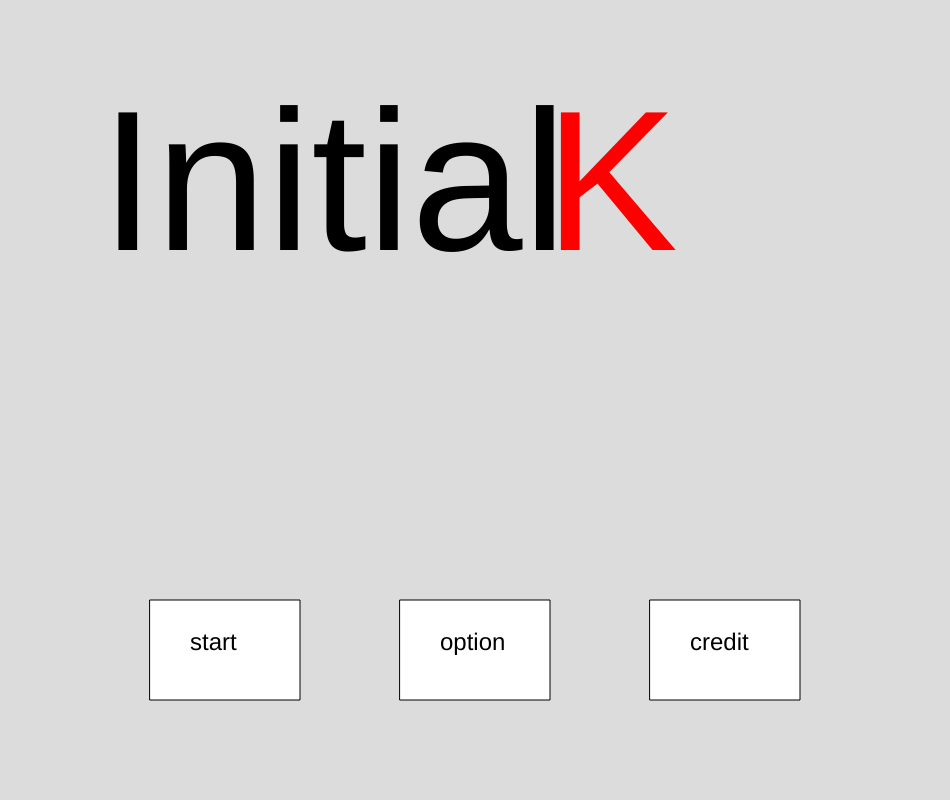
Frame 1 (no input)
Frame 60 (no input): identical to frame 1, image omitted
Frame 120 (the mouse pressed at the canvas centre since frame 60): identical to frame 1, image omitted

The p5.js sketch that drew this single still picture (run headless with seeded random() and noise() and a simulated clock; from frame 60 on, the mouse is pressed at the canvas centre):

// p5.js sketch
// ── sketch.js
// Name       : Jaeyeong An
// Assignment : final project make a game
// Course     : CS099
// Spring 2021

let MainMenu = 0;
let G1 = 1;
let G2 = 2;
let G3 = 3;
let G4 = 4;
let G5 = 5;
let G6 = 6;
let G7 = 7;
let G8 = 8;
let G9 = 9;
let G10 = 10;
let G11 = 11;
let G12 = 12;
let G13 = 13;
let G14 = 14;
let G17 = 17;
let G18 = 18;
let G19 = 19;

let H1 = 51
let S1 = 61
let W1 = 71
let W2 = 72
let W3 = 73
let W4 = 77
let W5 = 75
let P1 = 81
let E1 = 91
let E2 = 92
let E3 = 93
let E4 = 94

let O1 = 1001;
let C1 = 1002;
let End1 = 1003;
let CurrentScreen = MainMenu;


let R1 = 601;
let R2 = 602;
let L1 = 603;
let GYM1 = 604;
let ENTRANCE1 = 605;

let talkF1 = 0

let talkG1 = 0

let talkN1 = 0
let talkN2 = 0
let talkN3 = 0
let talkN4 = 0
let talkN5 = 0
let talkN6 = 0
let talkN7 = 0
let talkN8 = 0
let talkN9 = 0
let talkN10 = 0
let talkN11 = 0
let talkN12 = 0
let talkN13 = 0
let talkN14 = 0
let talkN15 = 0
let talkN16 = 0
let talkN17 = 0
let talkN18 = 0
let talkN19 = 0

let talkC1 = 0
let talkC2 = 0
let talkC3 = 0
let talkC4 = 0

let talkS1 = 0

let talkH = 0

let minimap = 0



function setup()
{
    createCanvas( 950, 800 );
    
    light = make_2d_array(cols,rows)
    for(let i = 0; i < cols; ++i)
    {
        for(let j = 0; j < rows; ++j)
        {
            light[i][j] = 100;
        }
    }
    light[0][0] = 255
    light[0][1] = 255
    light[0][2] = 255
    light[0][3] = 255
    light[0][4] = 255
    light[1][3] = 255
    light[2][2] = 255
    light[3][1] = 255
    light[3][3] = 255
    light[4][0] = 255
    light[4][4] = 255
}

function draw()
{
    background( 220 );
    
    let talkUI = new talk()
    switch(CurrentScreen)
    {
        case MainMenu:
            {
                push()
                textSize(200)
                text('Initial ',100,250)
                fill(255,0,0)
                text('        K',100,250)
                pop()
                StartButton.draw('start',0,24,40,50,G1)
                OptionButton.draw('option',0,24,40,50,O1)
                CreditButton.draw('credit',0,24,40,50,C1)
            }
            break;     
        case G1:
            {
                push()
                textSize(40)
                text('[Friend House]',20,50)
                pop()
                push()
                talkUI.draw('Friend',24)
                if(talkF1 == 0)
                {
                    textSize(24)
                    text('I was invited to a hotel that is about to open,',70,500)
                    text('but suddenly work has come up.',70,550)
                }
                else if(talkF1 ==1)
                {
                    text('So I can not make it. Will you go instead?',70,500)
                    text('One of the hotel owners is your favorite soccer player, Lingard!',70,550)
                }
                else
                {
                    CurrentScreen = G2
                }
            }
            break;
        case G2:
            {
                push()
                textSize(40)
                text('[On the way to the hotel]',20,50)
                pop()
                talkUI.draw('narration',24)
                if(talkN1 == 0)
                {
                    textSize(24)
                    text('You accepted immediately because you thought you could see Lingard.',70,500)
                    text('So you went to the hotel',70,550)
                }
                else if(talkN1 == 1)
                {
                    textSize(24)
                    text('There is someone standing next to the hotel entrance.',70,500)
                    text('It is too dark to see. I have to get closer.',70,550)
                    
                }
                else
                {
                    text('it was my favorite soccer player, Lingard.',70,500)
                    text('Maybe he is waiting for my friend who was supposed to come.',70,550)
                    Choice1Button.draw('Talk',0,32,50,50,G3)  
                    Choice3Button.draw('Pass',0,32,50,50,G4) 
                }
            }
            break;
        case G3:
            {
                push()
                textSize(40)
                text('[Hotel Entrance]',20,50)
                pop()
                talkUI.draw('soccer',24)
                if(talkC1 == 0)
                {
                    textSize(24)
                    text('Welcome to our hotel.',70,500)
                    text('We wanted to show you before it opened, so We invited you.',70,550)
                    text('Excuse me, whose invitation are you here?',70,600)
                }
                else if(talkC1 == 1)
                {
                    textSize(24)
                    text('I said him I came here instead of my friend.',70,500)
                }
                else
                {
                    textSize(24)
                    text('Oh, then you are my guest. Nice to meet you. ',70,500)
                    text('I wish your friend was here. Sorry for here that',70,550)
                    text('Excuse me, what do you do for a living?',70,600)
                    Choice1Button.draw('Detective',0,32,50,50,G5)  
                    Choice3Button.draw('Freelance',0,32,50,50,G6)
                }
            }
            break;
        case G4:
            {
                push()
                textSize(40)
                text('[Friend House]',20,50)
                pop()
                talkUI.draw('narration',24)
                if(talkN2 == 0)
                {
                    textSize(24)
                    text('You ignored the man at the entrance',70,500)
                    text('and entered the hotel right away.',70,550)
                }
                else if(talkN2 == 1)
                {
                    text('There seems to be some kind of event at the restaurant.',70,500)
                }
                else
                {
                    talkC3 = 2
                    CurrentScreen = G6
                }
            }
            break;
        case G5:
            {
                push()
                textSize(40)
                text('[Friend House]',20,50)
                pop()
                talkUI.draw('soccer',24)
                if(talkC2 == 0)
                {
                    textSize(24)
                    text('former co-worker of him, but now retired.',70,500)
                    text('Now I run a small detective office.',70,550)
                }
                else
                {
                    textSize(24)
                    text('You are still a detective after retirement. You are very professional.',70,500)
                    text('I have been a professional, so I like that mindset.',70,550)
                    text('Are you interested in shooting?',70,600)
                    Choice1Button.draw('Yes',0,32,50,50,G7)  
                    Choice3Button.draw('No',0,32,50,50,G8)
                }
            }
            break;
        case G6:
            {
                push()
                textSize(40)
                text('[Friend House]',20,50)
                pop()
                talkUI.draw('soccer',24)
                if(talkC3 == 0)
                {
                    textSize(24)
                    text('I am retired now.',70,500)
                }
                else if(talkC3 == 1)
                {
                    textSize(24)
                    text('Oh, I was rude. I am sorry. Please come to the restaurant after you look around.',70,500)
                    text('There will be a small party and event at the restaurant, so please attend.',70,550)
                }
                else
                {
                    textSize(24)
                    text('Then look around the hotel before going to the restaurant.',70,500)
                    text('You choose where to go by press M.',70,550)
                    text('You go to the restaurant, and the story goes on.',70,600)
                }
            }
            break;
        case G7:
            {
                
                talkUI.draw('narration',24)
                if(talkN3 ==0)
                {
                    push()
                    textSize(40)
                    text('[Friend House]',20,50)
                    pop()
                    text('Then come with me to the shooting range!',70,500)
                }
                else if(talkN3 ==1)
                {
                    text('Two other people were using the shooting range.',70,500)
                }
                else if(talkN3 ==2)
                {
                    text('these are my friends who are the co-owners of this hotel with me.',70,500)
                }
                else if(talkN3 ==3)
                {
                    text('Nice to meet you. I am sure you know.',70,500)
                    text('I am a former martial artist, Michael',70,550)
                    text('He is known for always knocking out opponents in the fourth round..',70,600)
                }
                else if(talkN3 ==4)
                {
                    text('you are so confident, Michael.',70,500)
                    text('Hello, I am a former basketball player, James. They are old friends.',70,550)
                }
                else if(talkN3 ==5)
                {
                    text('How about take a look at shooting skills of former Detective?',70,500)
                    text('Unfortunately, we only have a revolver in place.',70,550)
                    text('But I am sure you will do a good job because',70,600)
                    text('it is something you have always used in criminal work.',70,650)
                }
                else if(talkN3 ==6)
                {
                    text('You did some shooting with them.',70,500)
                    text('They are all pretty good at shooting ',70,550)
                }
                else if(talkN3 ==7)
                {
                    text('You are all still good.',70,500)
                    text('former detective is pretty good, too.',70,550)
                    text('Then how about go to the restaurant?. There will be a party soon.',70,600)
                }
                else if(talkN3 ==8)
                {
                    text('So you went to the restaurant with them.',70,500)
                }
                else
                {
                    CurrentScreen = R1
                }
            }
        break;
        case G8:
        {
            push()          
            textSize(40)             
            text('[Friend House]',20,50)              
            pop()
            talkUI.draw('soccer',24)
            if(talkC4 == 0)
            {
                text('Oh, I see. Then, please look around the hotel and come to the restaurant later.',70,500)
                text('There will be an event soon, so please attend.',70,550)
            }
            else
            {
                talkC3 =2
                CurrentScreen = G6
            }
        }
        break;
        case H1:
            {
                push()
                textSize(40)
                text('[Friend House]',20,50)
                pop()
                text('H1screen',400,400)
                for(let i = 0; i < cols; i++)
                {
                    for(let j = 0; j < rows; j++)
                    {
                        push()
                        let x = i*150;
                        let y = j*100;
                        fill(120)
                        rect(x+100,y+50,150,100)
                        pop()
                    }
                }
                RestaurantButton.draw('restaurant',0,32,90,80,R1)
                GymButton.draw('Gym',0,32,90,80,GYM1)
                LobbyButton.draw('Lobby',0,32,20,80,L1)
            }
            break;
        case S1:
            {
                push()
                textSize(40)
                text('[Shooting Range]',20,50)
                pop()
                text('S1screen',400,400)
                talkUI.draw('security',24)
                if(talkS1 == 0)
                {
                    textSize(24)
                    text('Public access is not permitted.',70,500)
                }
                else
                {
                    textSize(24)
                    text('I can not get in here without permission.',70,500)
                    text('go somewhere else',70,550)
                }
            }
            break;
        case W1:
            {
                push()
                textSize(40)
                text('[Walking Trails]',20,50)
                pop()
                talkUI.draw('narration',24)
                text('there are not many people take a walk at night',70,500)
                text('There is a shooting range near the back of the trail.',70,550)
                Choice1Button.draw('Go',0,32,50,50,W2)  
                Choice2Button.draw('take more look here.',0,32,50,50,W3)
            }
            break;
        case W2:
            {
                push()
                textSize(40)
                text('[Walking Trails]',20,50)
                pop()
                talkUI.draw('narration',24)
                if(talkN4 == 0)
                {
                    text('There are materials that seem to be needed for construction.',70,500)
                    text('It is late at night, so everyone seems to be off work.',70,550)
                    text('Besides,the shooting range is near, So there is no one here.',70,600)
                }
                else if(talkN4 == 1)
                {
                    text('There is a mark on the lawn in the backyard.',70,500)
                    text('Is it a mark of moving the materials?',70,550)
                    Choice1Button.draw('look at the materials',0,32,50,50,W4)       
                    Choice2Button.draw('grass',0,32,50,50,W5)
                    Choice3Button.draw('go to restaurant.',0,32,50,50,R1)
                }
            }
            break;
        case W3:
            {
                push()
                textSize(40)
                text('[Walking Trails]',20,50)
                pop()
                talkUI.draw('narration',24)
                if(talkN5 ==0)
                {
                    text('I have looked around more, but I do not see anything special.',70,500)
                }
                else if(talkN5 ==1)
                {
                    text('I can hear the people around me talking.',70,500)
                }
                else if(talkN5 ==2)
                {
                    text('There is construction material in the back of the building.',70,500)
                    text('Besides, the shooting range is right next to it.',70,550)
                }
                else
                {
                    text('Oh, yeah, party at the restaurant is coming up.',70,500)
                    text('The people who came here should come.',70,550)
                    Choice1Button.draw('go to the restaurant.',0,32,50,50,R1)  
                    Choice3Button.draw('go to the backyard.',0,32,50,50,W2)
                }
            }
            break;
        case W4:
            {
                push()
                textSize(40)
                text('[Walking Trails]',20,50)
                pop()
                talkUI.draw('narration',24)
                if(talkN6 ==0)
                {
                    text('I have looked at the materials, but I do not see anything special.',70,500)
                }
                else if(talkN6 ==1)
                {
                    text('How about look at the grass?',70,500)
                    Choice1Button.draw('look at the grass',0,32,50,50,W5)  
                    Choice3Button.draw('go to the restaurant',0,32,50,50,R1)
                }
            }
        case W5:
            {
                push()
                textSize(40)
                text('[Walking Trails]',20,50)
                pop()
                talkUI.draw('narration',24)
                if(talkN7 ==0)
                {
                    text('I looked closely at the traces of steps of person.',70,500)
                }
                else if(talkN7 ==1)
                {
                    text('There are a few bullets here.',70,500)
                }
                else if(talkN7 ==3)
                {
                    text('accidentally fired from the shooting range?',70,500)
                    text('I do not know what the structure of the shooting range looks like, ',70,550)
                    text('but Is that right bullet hit this way?',70,600)
                }
                else
                {
                    Choice1Button.draw('Look at the materials',0,32,50,50,W4)  
                    Choice3Button.draw('go to the restaurant',0,32,50,50,R1)
                }
            }
        case P1:
            {
                push()
                textSize(40)
                text('[Parking lots]',20,50)
                pop()
                talkUI.draw('narration',24)
                if(talkN8 ==0)
                {
                    text('I checked the parking lot.',70,500)
                    text('I can see a few cars with unusual numbers.',70,550)
                }
                else if(talkN8 ==1)
                {
                    text('That car has the phrase HEART OF DIXIE on its license plate.',70,500)
                    text('That number of car is ABC-4444. That is amazing.',70,550)
                }
                else
                {
                    text('I think I have had a good look at the parking lot.',70,500)
                }
            }
            break;
        case ENTRANCE1:
            {
                push()
                textSize(40)
                text('[Hotel Entrance]',20,50)
                pop()
                talkUI.draw('narration',24)
                if(talkN9 ==0)
                {
                    text('Loud music greets people at the entrance.',70,500)
                    text('There seems to be a lot of people who have not gone to the restaurant yet.',70,550)
                }
                else if(talkN9 ==1)
                {
                    text('I can see quite a few other celebrities besides the three owners of this hotel.',70,500)
                }
                else
                {
                    text('I do not want to stay long here because it is noisy.',70,500)
                    text('go somewhere else.',70,550)
                }
            }
            break;
        case GYM1:
            {
                push()
                textSize(40)
                text('[Gym]',20,50)
                pop()
                talkUI.draw('narration',24)
                text('here is not ready yet. I can not enter',70,500)
                text('go somewhere else.',70,550)
            }
            break;
        case L1:
            {
                push()
                textSize(40)
                text('[Lobby]',20,50)
                pop()
                talkUI.draw('counter',24)
                if(talkN10 ==0)
                {
                    text('Please refrain from entering the guest room.',70,500)
                    text('There will be an event at the restaurant soon.',70,550)
                }
                else if(talkN10 ==1)
                {
                    text('It seems difficult to get to the guest room.',70,500)
                }
            }
            break;
        case R1:
            {
                push()
                textSize(40)
                text('[restaurant]',20,50)
                pop()
                talkUI.draw('Host',24)
                if(talkN11 ==0)
                {
                    text('Now that all the main characters of this event are here,',70,500)
                    text('start the event!',70,550)
                    text('First, Mr.Lingard will tell you about the opening of this hotel.',70,600)
                }
                else if(talkN11 ==1)
                {
                    text('Well, if you are invited here, you know us.',70,500)
                    text('So, to tell you about this hotel, ',70,550)
                    text('I wanted to emphasize the commonality of us, K.',70,600)
                }
                else if(talkN11 ==2)
                {
                    text('Are not you just trying to make some money ',70,500)
                    text('with the K-meme that is popular in Korea these days?',70,550)
                }
                else if(talkN11 ==3)
                {
                    text('These days, all three of you have a pretty bad reputation,',70,500)
                    text(' and you want to change your image.',70,550)
                }
                else if(talkN11 ==4)
                {
                    text('Is not that the reporter?',70,500)
                    text('he is famous for writing groundless articles about them.',70,550)
                    text('I am sure he is here to write something weird again.',70,600)
                }
                else if(talkN11 ==5)
                {    
                    text('I am the one who was officially invited.',70,500)
                    text('You are not gonna kick out the officially invited guests, are you?',70,550)
                }
                else if(talkN11 ==6)
                {    
                    text('I am having a great vacation.',70,500)
                    text('I am sure I will find some good news.',70,550)
                    text('HA HA.',70,600)
                }
                else if(talkN11 ==7)
                {    
                    text('Apparently, he is the reporter who wrote tabloid stories.',70,500)
                    text('Recently, he was found not guilty of false articles about them.',70,550)
                    text('So, I think He is looking for news on the three.',70,600)
                }
                else if(talkN11 ==8)
                {    
                    text('Well, thank you for coming to our hotel.',70,500)
                    text('We have a little present for you, so please enjoy it.',70,550)
                }
                else if(talkN11 ==9)
                {
                    text('Lingard and two friends approach me.',70,500)
                }
                else if(talkN11 ==10)
                {
                    text('con you help us?',70,500)
                    text('If you help me, I give you my signed uniform,',70,550)
                    text('one of the prizes for this event.',70,600)
                    
                }
                else if(talkN11 ==11)
                {
                    text('Hey, is it okay to give him?',70,500)
                    text('We have got three more, and we are late for shooting.',70,550)
                    text('Do not you think we should do that sooner?',70,600)
                }
                else if(talkN11 ==12)
                {
                    text('Well, that is true.',70,500)
                }
                else if(talkN11 ==13)
                {
                    text('So you are gonna help me?',70,500)
                }
                else if(talkN11 ==14)
                {
                    text('You accepted immediately because the uniform.',70,500)
                }
                else if(talkN11 ==15)
                {
                    text('Thank you.  .',70,500)
                    text('Then take this radio and',70,550)
                    text('listen to the explanation',70,600)
                }
                else if(talkN11 ==16)
                {
                    text('We are going to turn on the lights in guest room to make initial K.',70,500)
                    text('But building is not completed yet, so we had to turn it on one by one.',70,550)
                    text('So we turned it on ourselves, and it was not easy.',70,600)
                }
                else if(talkN11 ==17)
                {
                    text('So we go to the wrong room and try to turn the lights back on or off.',70,500)
                    text('I need your help with the radio.',70,550)
                }
                else
                {
                    CurrentScreen = G12
                }
            }
            break;
        case G12:
        {
            for(let i = 0; i < cols; i++)
            {
                for(let j = 0; j < rows; j++)
                {
                    push()
                    let x = i*150;
                    let y = j*100;
                    fill(light[i][j])
                    rect(x+100,y+50,150,100)
                    pop()
                }
            }
            rect(100,550,300,150)
            rect(400,550,150,150)
            rect(550,550,300,150)
            circle(770,200,60)
            circle(470,300,60)
            circle(620,400,60)
            text('Michael',750,200)
            text('James',450,300)
            text('Lingard',600,400)
            if(talkH ==1)
            {
                CurrentScreen = G13
            }
        }
        break;
        case G13:  
        {
            talkUI.draw('narration',24)
            if(talkN12 == 0)
            {
                push()
                textSize(300)
                ellipse(475,350,1000,700)
                text('Bang!!!',0,450)
                pop()
            }
            else if(talkN12 == 1)
            {
                text('You ran straight to where the gunfire went.',70,500)
            }
            else if(talkN12 == 2)
            {
                CurrentScreen = G14
            }
        }
        break;

        case G14:
        {
            push()
            textSize(40)
            text('[the scene of incident]',20,50)
            pop()
            talkUI.draw('narration',24)
            if(talkN13 ==0)
            {
                text('There was a body of the reporter and a revolver.',70,500)
            }
            else if(talkN13 ==1)
            {
                text('first of all, get everyone together at the restaurant first.',70,500)
            }
            else if(talkN13 ==2)
            {
                text('I sent them to the restaurant.',70,500)
            }
            else if(talkN13 ==3)
            {
                text('Now, look into the body.',70,500)
            }
            else if(talkN13 ==4)
            {
                text('right hand is pointing at 3')
                text('Holding Belt With Left Hand')
                text('Revolvers seem to be handled here at the shooting range')
                text('There is a bullet hole in the wall behind the poster')
            }
            else if(talkN13 ==5)
            {
                text('I think this is all the evidence available here.',70,500)
                text('go to the restaurant and talk to the three men.',70,550)
            }
            else
            {
                CurrentScreen = R2
            }
        }
        break;
        case R2:   
        {
            push()
            textSize(40)
            text('[restaurant]',20,50)
            pop()
            talkUI.draw('narration',24)
            if(talkN14 ==0)  
            {         
                text('Three men are talking to each other.',70,500)    
            }
            else if(talkN14 ==1)
            {
                text('Theoretically, all three of us can not shoot him.',70,500)
                text('Do not doubt each other.',70,550)
            }
            else if(talkN14 ==2)
            {
                text('You are right. We were all turning on the lights.',70,500)
                text('Turn on the lights in the room and move to the other room for 10 seconds.',70,550)
                text('But three seconds after we all turned on the lights, we heard a gunshot.',70,600)
            }
            else if(talkN14 ==3)
            {
                text('I have been having a bad knee lately, and I can not even run properly.',70,500)
                text('Three seconds would have been impossible even when I was a player.',70,550)
            }
            else if(talkN14 ==4)
            {
                text('According to the lobby, only three men and reporter ',70,500)
                text('went up to floor at that time.',70,550)
                text('So, did the criminal get in from the outside?',70,600)
            }
            else if(talkN14 ==5)
            {
                text('It is impossible because there is nothing out there to hang on to.',70,500)
                text('and there are people out there',70,550)
            }
            else
            {
                text('No matter how many times I look at him, he is one of these three.',70,500)
                text('Who is the criminal?',70,550)
                Choice1Button.draw('Lingard',0,24,50,50,G17)
                Choice2Button.draw('Michael',0,24,50,50,G18)
                Choice3Button.draw('James',0,24,50,50,G19)
            }
        }
        break;
        case G17:
            {
                talkUI.draw('soccer',24)
                if(talkN15 ==0)  
                {         
                    text('the criminal is you, Lingard!',70,500)    
                }
                else if(talkN15 ==1)  
                {         
                    text('Although it is true that I was the closest of the three journalists.',70,500)    
                    text('I can not even run properly because my legs hurt.',70,550)    
                    text('Most people know I retired because of this.',70,600)    
                    
                }
                else if(talkN15 ==2)  
                {         
                    text('when I saw the hole in the poster, ',70,500)    
                    text('the criminal must have shot it from the same floor.',70,550)
                    text('Then all that is possible is you, the closest one.',70,600)        
                }
                else if(talkN15 ==3)  
                {         
                    text('Probably, you lean something against the switch',70,500)   
                    text('in the room you need to go to.',70,550) 
                    text('With the exact pass that was your specialty. ',70,600)        
                    text('you have hit it with a ball and light it up just before you shot it.',70,650)        
                }
                else if(talkN15 ==4)  
                {         
                    text('That is ridiculous!',70,500)    
                    text('I even have a bad leg disease, how can I hit it all at once!',70,550)        
                }
                else if(talkN15 ==5)  
                {         
                    text('you have to go to the police to make a statement',70,500)            
                }
                else 
                {         
                    CurrentScreen = E2
                }
            }
        break;
        case G18:
            {
                talkUI.draw('basketball',24)
                if(talkN16 ==0)  
                {         
                    text('the criminal is you, James!')    
                }
                else if(talkN16 ==1)  
                {         
                    text('Why?',70,500)    
                    text('I was the furthest of the three in the building at the time!',70,550)    
                    
                }
                else if(talkN16 ==2)  
                {         
                    text('But dying message of reporter clearly points to you.',70,500)    
                    text('The hand on the belt is actually an expression ',70,550)    
                    text('of putting your hand on your waist,',70,600)
                    text('a routine before you do free-tu.',70,650)    
                }
                else if(talkN16 ==3)  
                {         
                    text('And right hand is none other than your floor number!',70,500)    
                    text('No matter how well a journalist knows about you,',70,550)       
                    text('he could not think a number for you right away.',70,600)       
                }
                else if(talkN16 ==4)  
                {         
                    text('So the sign means the floor where the killer shot!',70,500)    
                    text('So you are the only one on the fourth floor!',70,550)        
                }
                else if(talkN16 ==5)  
                {         
                    text('So how am I supposed to shoot from the fourth floor?',70,500)    
                    text('Is not it just a forced reasoning through a dying message?',70,550)        
                }
                else if(talkN16 ==6)  
                {         
                    text('The proof of that is grass!',70,500)    
                    text('You have misled the reporter towards the window on the first way up.',70,500)        
                    text('And that is when the reporter leaned out of the window and shot him!',70,550)        
                }
                else if(talkN19 ==7)  
                {         
                    text('Then there is a bullet on the lawn in the backyard, right?',70,500)           
                }
                else if(talkN16 ==8)  
                {         
                    text('Besides, you purposely made holes in walls and posters in advance',70,500)    
                    text('and made them look like they were shot on the same floor!',70,550)        
                }
                else if(talkN16 ==9)  
                {         
                    text('I can not believe you even know that.',70,500)    
                    text('That is right, I killed him.',70,550)        
                }
                else
                {
                    CurrentScreen = E3
                }
            }
        break;
        case G19:
            {
                talkUI.draw('Michael',24)
                if(talkN17 ==0)  
                {         
                    text('the criminal is you, Michael')    
                }
                else if(talkN17 ==1)  
                {         
                    text('Why me?',70,500)    
                    text('It is impossible because I am not good at running and it is far away!',70,550)    
                    
                }
                else if(talkN17 ==2)  
                {         
                    text('But the signal of reporter clearly points to you.',70,500)    
                    text('The belt on the left hand means the belt you receive',70,550)    
                    text('when you record a champion',70,600)
                    text('and the 4 on the right hand means you are called the man of 4!',70,650)    
                }
                else if(talkN17 ==3)  
                {         
                    text('Ha! You are only accusing me of that?',70,500)        
                }
                else if(talkN17 ==4)  
                {         
                    text('talk when the cops come in',70,500)    
                }
                else 
                {         
                    CurrentScreen = E4   
                }
            }
        break;

        case O1:
            {
                text('Option1screen',400,400)
            }
            break;
        case C1:
            {
                text('Credit1screen',400,400)
            }
            break;
        case E1:
            {
                push()
                textSize(40)
                text('[Friend House]',20,50)
                pop()
                talkUI.draw('friend',24)
                text('Hey, the hotel. There was a murder.',70,500)
                text('I am glad you and I both did not go, right?',70,550)
            }
        break;
        case E2:
            {
                talkUI.draw('Narration',24)
                text('He was eventually arrested but reportedly refused to plead guilty.',70,500)
                text('Was he really the criminal?',70,550)
            }
        break;
        case E3:
            {
                talkUI.draw('Narration',24)
                text('He says he was actually blackmailed by the reporter for an article about his wife.',70,500)
                text('So when his wife was having a hard time, he finally committed the crime.',70,550)
            }
        break;
        case E4:
            {
                talkUI.draw('Narration',24)
                text('He did not eventually become a suspect because of insufficient evidence.',70,500)
                text('So, is there a real killer?',70,550)
            }
        break;

    }
    if(minimap == 1)
    {
        push()
        textSize(32)
        rect(0,50,950,800)
        HotelButton.draw('Hotel',0,32,250,100,H1)
        ShootingButton.draw('Shooting Range',0,32,170,80,S1)
        WalkingButton1.draw('',0,32,0,50,W1)
        WalkingButton2.draw('Walking Trails',0,32,350,50,W1)
        push()
        strokeWeight(5)
        stroke(255)
        line(23,300,137,300)
        pop()
        ParkingButton.draw('Parking',0,32,5,50,P1)
        text('Lots',830,400)
        EntranceButton.draw('Entrance',0,32,75,100,E1)
        textSize(24)
        text('Click where you want to go. Press M to close the mini-map.',50,780)
        pop()
    }
}

function keyPressed()
{
    if(keyCode === 70)
    {
        if(CurrentScreen ==G1)
        {
            talkF1 = talkF1+1
        }
        else if(CurrentScreen ==G2)
        {
            talkN1 = talkN1+1
        }
        else if(CurrentScreen ==G3)
        {
            talkC1 = talkC1+1
        }
        else if(CurrentScreen ==G4)
        {
            talkN2 = talkN2+1
        }
        else if(CurrentScreen ==G5)
        {
            talkC2 = talkC2+1
        }
        else if(CurrentScreen ==G6)
        {
            talkC3 = talkC3+1
        }
        else if(CurrentScreen ==G7)
        {
            talkN3 = talkN3+1
        }
        else if(CurrentScreen ==W2)
        {
            talkN4 = talkN4+1
        }
        else if(CurrentScreen ==W3)
        {
            talkN5 = talkN5+1
        }
        else if(CurrentScreen ==W4)
        {
            talkN6 = talkN6+1
        }
        else if(CurrentScreen ==W5)
        {
            talkN7 = talkN7+1
        }
        else if(CurrentScreen ==P1)
        {
            talkN8 = talkN8+1
        }
        else if(CurrentScreen ==E1)
        {
            talkN9 = talkN9+1
        }
        else if(CurrentScreen ==L1)
        {
            talkN10 = talkN10+1
        }
        else if(CurrentScreen ==R1)
        {
            talkN11 = talkN11+1
        }
        else if(CurrentScreen ==G12)
        {
            talkH = talkH+1
        }
        else if(CurrentScreen ==G13)
        {
            talkN12 = talkN12+1
        }
        else if(CurrentScreen ==G14)
        {
            talkN13 = talkN11+3
        }
        else if(CurrentScreen ==R2)
        {
            talkN14 = talkN14+1
        }
        else if(CurrentScreen ==G17)
        {
            talkN15 = talkN15+1
        }
        else if(CurrentScreen ==G18)
        {
            talkN16 = talkN16+1
        }
        else if(CurrentScreen ==G19)
        {
            talkN17 = talkN17+1
        }
        else if(CurrentScreen ==G8)
        {
            talkC4 = talkC4+1
        }
        else if(CurrentScreen == S1)
        {
            talkS1 = talkS1+1
        }
    }
    if(keyCode === 77)
    {
        if(talkC3 >= 1)
        {
            if(minimap ==0)
            {
                minimap = 1
            }
            else
            {
                minimap = 0
            }
        }
    }
}

let cols = 5;
let rows = 5;
function make_2d_array(cols, rows)
{
    let array = new Array(cols);
    for( let i = 0; i < array.length; ++i )
    {
        array[ i ] = new Array(rows);
    }
    return array;
}


// ── Button.js
// Name       : Jaeyeong An
// Assignment : final project make a game
// Course     : CS099
// Spring 2021

class button
{
    constructor(x,y,width,height)
    {
        this.x = x;
        this.y = y;
        this.width = width;
        this.height = height;
    }
    draw(context, TextColor = 0, size = 24,plus_x = 0, plus_y = 0, nextScene )
    {
        const IsOnButtonX = mouseX > this.x && mouseX < this.x+this.width
        const IsOnButtonY = mouseY > this.y && mouseY < this.y+this.height
        push()
        rect(this.x,this.y,this.width,this.height)
        pop()

        push()
        fill(TextColor)
        textSize(size)
        text(context,this.x+plus_x, this.y+plus_y)
        pop()

        if(mouseIsPressed)
        {
            if(IsOnButtonX && IsOnButtonY)
            {
                CurrentScreen = nextScene;
            }
        }
    }
}

// ── TalkUI.js
// Name       : Jaeyeong An
// Assignment : final project make a game
// Course     : CS099
// Spring 2021

class talk
{
    constructor(width=850,height=300)
    {
        this.width = width
        this.height = height
    }
    draw(name = narration,size=24,LastPage = 0)
    {
        push()
        //name
        fill(255)
        rect(700,400,200,50)
        //context
        fill(220,120)
        rect(50,450,this.width,this.height)
        textSize(size)
        fill(0)
        text(name,720,435)
        if(LastPage == 0)
        {
            text('press F for next page',650,780)
        }
        else
        {
            text('press F to end the talk',650,780)
        }
        pop()
    }
}
// ── TypeOfButton.js
// Name       : Jaeyeong An
// Assignment : final project make a game
// Course     : CS099
// Spring 2021

let StartButton = new button(150,600,150,100)
let OptionButton = new button(400,600,150,100)
let CreditButton = new button(650,600,150,100)
let Choice1Button = new button(100,650,200,100)
let Choice2Button = new button(375,650,200,100)
let Choice3Button = new button(650,650,200,100)
let HotelButton = new button(170,300,600,200)
let ShootingButton = new button(170,50,600,150)
let WalkingButton1 = new button(20,300,120,400)
let WalkingButton2 = new button(20,200,900,100)
let ParkingButton = new button(800,300,120,400)
let EntranceButton = new button(320,500,300,200)


let RestaurantButton = new button(100,550,300,150)
let GymButton = new button(550,550,300,150)
let LobbyButton = new button(400,550,150,150)
